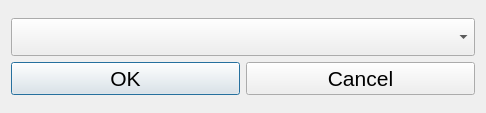
<?xml version="1.0" encoding="UTF-8"?>
<ui version="4.0">
 <class>QSttGbItemsNameSelDlg</class>
 <widget class="QDialog" name="QSttGbItemsNameSelDlg">
  <property name="geometry">
   <rect>
    <x>0</x>
    <y>0</y>
    <width>486</width>
    <height>113</height>
   </rect>
  </property>
  <property name="windowTitle">
   <string>Edit</string>
  </property>
  <layout class="QVBoxLayout" name="verticalLayout_2">
   <item>
    <layout class="QVBoxLayout" name="verticalLayout">
     <item>
      <layout class="QGridLayout" name="gridLayout">
       <item row="0" column="2">
        <widget class="QComboBox" name="m_cmbItemsName">
         <property name="font">
          <font>
           <family>Agency FB</family>
           <pointsize>16</pointsize>
          </font>
         </property>
        </widget>
       </item>
      </layout>
     </item>
     <item>
      <layout class="QHBoxLayout" name="horizontalLayout">
       <property name="spacing">
        <number>6</number>
       </property>
       <item>
        <widget class="QPushButton" name="m_Btn_OK">
         <property name="font">
          <font>
           <pointsize>16</pointsize>
          </font>
         </property>
         <property name="text">
          <string>OK</string>
         </property>
        </widget>
       </item>
       <item>
        <widget class="QPushButton" name="m_Btn_Cancel">
         <property name="font">
          <font>
           <pointsize>16</pointsize>
          </font>
         </property>
         <property name="text">
          <string>Cancel</string>
         </property>
        </widget>
       </item>
      </layout>
     </item>
    </layout>
   </item>
  </layout>
 </widget>
 <resources/>
 <connections/>
</ui>
